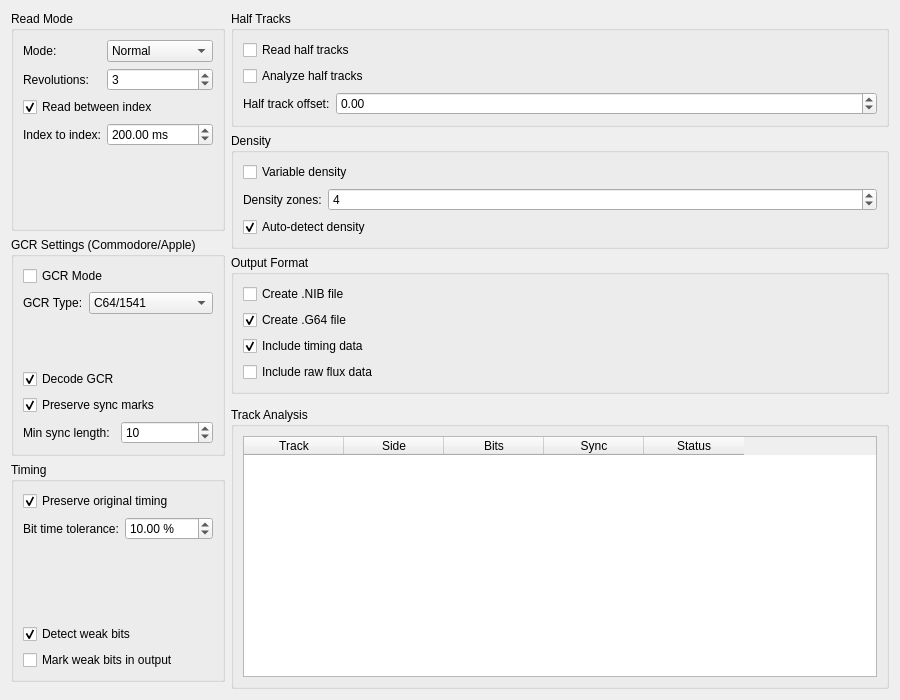
<?xml version="1.0" encoding="UTF-8"?>
<ui version="4.0">
 <class>TabNibble</class>
 <widget class="QWidget" name="TabNibble">
  <property name="geometry">
   <rect>
    <x>0</x>
    <y>0</y>
    <width>900</width>
    <height>700</height>
   </rect>
  </property>
  <layout class="QHBoxLayout" name="horizontalLayout_main">
   
   <!-- LEFT COLUMN -->
   <item>
    <layout class="QVBoxLayout" name="verticalLayout_left">
     
     <!-- READ MODE -->
     <item>
      <widget class="QGroupBox" name="groupReadMode">
       <property name="title">
        <string>Read Mode</string>
       </property>
       <layout class="QFormLayout" name="formLayout_read">
        <item row="0" column="0">
         <widget class="QLabel" name="labelMode">
          <property name="text"><string>Mode:</string></property>
         </widget>
        </item>
        <item row="0" column="1">
         <widget class="QComboBox" name="comboReadMode">
          <property name="maximumWidth"><number>180</number></property>
          <item><property name="text"><string>Normal</string></property></item>
          <item><property name="text"><string>Raw</string></property></item>
          <item><property name="text"><string>Flux</string></property></item>
         </widget>
        </item>
        <item row="1" column="0">
         <widget class="QLabel" name="labelRevolutions">
          <property name="text"><string>Revolutions:</string></property>
         </widget>
        </item>
        <item row="1" column="1">
         <widget class="QSpinBox" name="spinRevolutions">
          <property name="minimum"><number>1</number></property>
          <property name="maximum"><number>10</number></property>
          <property name="value"><number>3</number></property>
          <property name="maximumWidth"><number>80</number></property>
         </widget>
        </item>
        <item row="2" column="0" colspan="2">
         <widget class="QCheckBox" name="checkReadBetweenIndex">
          <property name="text"><string>Read between index</string></property>
          <property name="checked"><bool>true</bool></property>
         </widget>
        </item>
        <item row="3" column="0">
         <widget class="QLabel" name="labelIndexToIndex">
          <property name="text"><string>Index to index:</string></property>
         </widget>
        </item>
        <item row="3" column="1">
         <widget class="QDoubleSpinBox" name="spinIndexToIndex">
          <property name="suffix"><string> ms</string></property>
          <property name="minimum"><number>100</number></property>
          <property name="maximum"><number>250</number></property>
          <property name="value"><number>200</number></property>
          <property name="maximumWidth"><number>100</number></property>
         </widget>
        </item>
       </layout>
      </widget>
     </item>
     
     <!-- GCR SETTINGS -->
     <item>
      <widget class="QGroupBox" name="groupGCR">
       <property name="title">
        <string>GCR Settings (Commodore/Apple)</string>
       </property>
       <layout class="QVBoxLayout" name="verticalLayout_gcr">
        <item>
         <widget class="QCheckBox" name="checkGCRMode">
          <property name="text"><string>GCR Mode</string></property>
         </widget>
        </item>
        <item>
         <layout class="QFormLayout">
          <item row="0" column="0">
           <widget class="QLabel" name="labelGCRType">
            <property name="text"><string>GCR Type:</string></property>
           </widget>
          </item>
          <item row="0" column="1">
           <widget class="QComboBox" name="comboGCRType">
            <property name="maximumWidth"><number>180</number></property>
            <item><property name="text"><string>C64/1541</string></property></item>
            <item><property name="text"><string>Apple II 5.25"</string></property></item>
            <item><property name="text"><string>Apple 3.5"</string></property></item>
           </widget>
          </item>
         </layout>
        </item>
        <item>
         <widget class="QCheckBox" name="checkDecodeGCR">
          <property name="text"><string>Decode GCR</string></property>
          <property name="checked"><bool>true</bool></property>
         </widget>
        </item>
        <item>
         <widget class="QCheckBox" name="checkPreserveSync">
          <property name="text"><string>Preserve sync marks</string></property>
          <property name="checked"><bool>true</bool></property>
         </widget>
        </item>
        <item>
         <layout class="QHBoxLayout">
          <item>
           <widget class="QLabel" name="labelSyncLength">
            <property name="text"><string>Min sync length:</string></property>
           </widget>
          </item>
          <item>
           <widget class="QSpinBox" name="spinSyncLength">
            <property name="minimum"><number>1</number></property>
            <property name="maximum"><number>100</number></property>
            <property name="value"><number>10</number></property>
            <property name="maximumWidth"><number>80</number></property>
           </widget>
          </item>
         </layout>
        </item>
       </layout>
      </widget>
     </item>
     
     <!-- TIMING -->
     <item>
      <widget class="QGroupBox" name="groupTiming">
       <property name="title">
        <string>Timing</string>
       </property>
       <layout class="QVBoxLayout" name="verticalLayout_timing">
        <item>
         <widget class="QCheckBox" name="checkPreserveTiming">
          <property name="text"><string>Preserve original timing</string></property>
          <property name="checked"><bool>true</bool></property>
         </widget>
        </item>
        <item>
         <layout class="QFormLayout">
          <item row="0" column="0">
           <widget class="QLabel" name="labelBitTolerance">
            <property name="text"><string>Bit time tolerance:</string></property>
           </widget>
          </item>
          <item row="0" column="1">
           <widget class="QDoubleSpinBox" name="spinBitTolerance">
            <property name="suffix"><string> %</string></property>
            <property name="minimum"><number>1</number></property>
            <property name="maximum"><number>50</number></property>
            <property name="value"><number>10</number></property>
            <property name="maximumWidth"><number>100</number></property>
           </widget>
          </item>
         </layout>
        </item>
        <item>
         <widget class="QCheckBox" name="checkDetectWeakBits">
          <property name="text"><string>Detect weak bits</string></property>
          <property name="checked"><bool>true</bool></property>
         </widget>
        </item>
        <item>
         <widget class="QCheckBox" name="checkMarkWeakBits">
          <property name="text"><string>Mark weak bits in output</string></property>
         </widget>
        </item>
       </layout>
      </widget>
     </item>
     
     <item><spacer><property name="orientation"><enum>Qt::Vertical</enum></property></spacer></item>
     
    </layout>
   </item>
   
   <!-- RIGHT COLUMN -->
   <item>
    <layout class="QVBoxLayout" name="verticalLayout_right">
     
     <!-- HALF TRACKS -->
     <item>
      <widget class="QGroupBox" name="groupHalfTracks">
       <property name="title">
        <string>Half Tracks</string>
       </property>
       <layout class="QVBoxLayout" name="verticalLayout_half">
        <item>
         <widget class="QCheckBox" name="checkReadHalfTracks">
          <property name="text"><string>Read half tracks</string></property>
         </widget>
        </item>
        <item>
         <widget class="QCheckBox" name="checkAnalyzeHalfTracks">
          <property name="text"><string>Analyze half tracks</string></property>
         </widget>
        </item>
        <item>
         <layout class="QFormLayout">
          <item row="0" column="0">
           <widget class="QLabel" name="labelHalfTrackOffset">
            <property name="text"><string>Half track offset:</string></property>
           </widget>
          </item>
          <item row="0" column="1">
           <widget class="QDoubleSpinBox" name="spinHalfTrackOffset">
            <property name="minimum"><number>-1</number></property>
            <property name="maximum"><number>1</number></property>
            <property name="singleStep"><number>0.1</number></property>
            <property name="value"><number>0.5</number></property>
            <property name="maximumWidth"><number>100</number></property>
           </widget>
          </item>
         </layout>
        </item>
       </layout>
      </widget>
     </item>
     
     <!-- DENSITY -->
     <item>
      <widget class="QGroupBox" name="groupDensity">
       <property name="title">
        <string>Density</string>
       </property>
       <layout class="QVBoxLayout" name="verticalLayout_density">
        <item>
         <widget class="QCheckBox" name="checkVariableDensity">
          <property name="text"><string>Variable density</string></property>
         </widget>
        </item>
        <item>
         <layout class="QFormLayout">
          <item row="0" column="0">
           <widget class="QLabel" name="labelDensityZones">
            <property name="text"><string>Density zones:</string></property>
           </widget>
          </item>
          <item row="0" column="1">
           <widget class="QSpinBox" name="spinDensityZones">
            <property name="minimum"><number>1</number></property>
            <property name="maximum"><number>10</number></property>
            <property name="value"><number>4</number></property>
            <property name="maximumWidth"><number>80</number></property>
           </widget>
          </item>
         </layout>
        </item>
        <item>
         <widget class="QCheckBox" name="checkAutoDetectDensity">
          <property name="text"><string>Auto-detect density</string></property>
          <property name="checked"><bool>true</bool></property>
         </widget>
        </item>
       </layout>
      </widget>
     </item>
     
     <!-- OUTPUT -->
     <item>
      <widget class="QGroupBox" name="groupOutput">
       <property name="title">
        <string>Output Format</string>
       </property>
       <layout class="QVBoxLayout" name="verticalLayout_output">
        <item>
         <widget class="QCheckBox" name="checkCreateNIB">
          <property name="text"><string>Create .NIB file</string></property>
         </widget>
        </item>
        <item>
         <widget class="QCheckBox" name="checkCreateG64">
          <property name="text"><string>Create .G64 file</string></property>
          <property name="checked"><bool>true</bool></property>
         </widget>
        </item>
        <item>
         <widget class="QCheckBox" name="checkIncludeTiming">
          <property name="text"><string>Include timing data</string></property>
          <property name="checked"><bool>true</bool></property>
         </widget>
        </item>
        <item>
         <widget class="QCheckBox" name="checkIncludeRawFlux">
          <property name="text"><string>Include raw flux data</string></property>
         </widget>
        </item>
       </layout>
      </widget>
     </item>
     
     <item><spacer><property name="orientation"><enum>Qt::Vertical</enum></property></spacer></item>
     
     <!-- ANALYSIS TABLE -->
     <item>
      <widget class="QGroupBox" name="groupAnalysis">
       <property name="title">
        <string>Track Analysis</string>
       </property>
       <layout class="QVBoxLayout">
        <item>
         <widget class="QTableWidget" name="tableTrackAnalysis">
          <property name="maximumHeight"><number>150</number></property>
          <property name="columnCount"><number>5</number></property>
          <column><property name="text"><string>Track</string></property></column>
          <column><property name="text"><string>Side</string></property></column>
          <column><property name="text"><string>Bits</string></property></column>
          <column><property name="text"><string>Sync</string></property></column>
          <column><property name="text"><string>Status</string></property></column>
         </widget>
        </item>
       </layout>
      </widget>
     </item>
     
    </layout>
   </item>
   
  </layout>
 </widget>
 <resources/>
 <connections/>
</ui>
